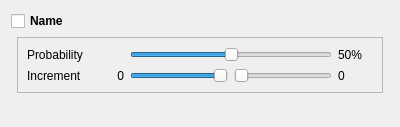
<?xml version="1.0" encoding="UTF-8"?>
<!--
Copyright 2011, 2012 Aurelien Da Campo, Cyprien Huissoud

This file is part of Genecraft-Project.

Genecraft-Project is free software: you can redistribute it and/or modify
it under the terms of the GNU General Public License as published by
the Free Software Foundation, either version 3 of the License, or
(at your option) any later version.

Genecraft-Project is distributed in the hope that it will be useful,
but WITHOUT ANY WARRANTY; without even the implied warranty of
MERCHANTABILITY or FITNESS FOR A PARTICULAR PURPOSE.  See the
GNU General Public License for more details.

You should have received a copy of the GNU General Public License
along with Genecraft-Project.  If not, see <http://www.gnu.org/licenses/>.
-->
<ui version="4.0">
 <class>IntegerMutationController</class>
 <widget class="QWidget" name="IntegerMutationController">
  <property name="geometry">
   <rect>
    <x>0</x>
    <y>0</y>
    <width>400</width>
    <height>127</height>
   </rect>
  </property>
  <property name="windowTitle">
   <string>Form</string>
  </property>
  <property name="whatsThis">
   <string>&lt;!DOCTYPE HTML PUBLIC &quot;-//W3C//DTD HTML 4.0//EN&quot; &quot;http://www.w3.org/TR/REC-html40/strict.dtd&quot;&gt;
&lt;html&gt;&lt;head&gt;&lt;meta name=&quot;qrichtext&quot; content=&quot;1&quot; /&gt;&lt;style type=&quot;text/css&quot;&gt;
p, li { white-space: pre-wrap; }
&lt;/style&gt;&lt;/head&gt;&lt;body style=&quot; font-family:'MS Shell Dlg 2'; font-size:8.25pt; font-weight:400; font-style:normal;&quot;&gt;
&lt;p style=&quot; margin-top:0px; margin-bottom:0px; margin-left:0px; margin-right:0px; -qt-block-indent:0; text-indent:0px;&quot;&gt;&lt;span style=&quot; font-size:12pt; font-weight:600; color:#000000;&quot;&gt;Increment Mutation&lt;/span&gt;&lt;/p&gt;
&lt;p style=&quot;-qt-paragraph-type:empty; margin-top:0px; margin-bottom:0px; margin-left:0px; margin-right:0px; -qt-block-indent:0; text-indent:0px; font-size:12pt; font-weight:600;&quot;&gt;&lt;/p&gt;
&lt;p style=&quot; margin-top:0px; margin-bottom:0px; margin-left:0px; margin-right:0px; -qt-block-indent:0; text-indent:0px;&quot;&gt;&lt;span style=&quot; font-size:8pt; font-weight:600;&quot;&gt;Probability&lt;/span&gt;&lt;/p&gt;
&lt;p style=&quot;-qt-paragraph-type:empty; margin-top:0px; margin-bottom:0px; margin-left:0px; margin-right:0px; -qt-block-indent:0; text-indent:0px; font-size:8pt;&quot;&gt;&lt;/p&gt;
&lt;p style=&quot; margin-top:0px; margin-bottom:0px; margin-left:0px; margin-right:0px; -qt-block-indent:0; text-indent:0px;&quot;&gt;&lt;span style=&quot; font-size:8pt;&quot;&gt;Probability of mutation occurrence.&lt;/span&gt;&lt;/p&gt;
&lt;p style=&quot;-qt-paragraph-type:empty; margin-top:0px; margin-bottom:0px; margin-left:0px; margin-right:0px; -qt-block-indent:0; text-indent:0px; font-size:8pt;&quot;&gt;&lt;/p&gt;
&lt;p style=&quot; margin-top:0px; margin-bottom:0px; margin-left:0px; margin-right:0px; -qt-block-indent:0; text-indent:0px;&quot;&gt;&lt;span style=&quot; font-size:8pt; font-weight:600;&quot;&gt;Increment&lt;/span&gt;&lt;/p&gt;
&lt;p style=&quot;-qt-paragraph-type:empty; margin-top:0px; margin-bottom:0px; margin-left:0px; margin-right:0px; -qt-block-indent:0; text-indent:0px; font-size:8pt;&quot;&gt;&lt;/p&gt;
&lt;p style=&quot; margin-top:0px; margin-bottom:0px; margin-left:0px; margin-right:0px; -qt-block-indent:0; text-indent:0px;&quot;&gt;&lt;span style=&quot; font-size:8pt;&quot;&gt;The new value is calculated like this :&lt;/span&gt;&lt;/p&gt;
&lt;p style=&quot;-qt-paragraph-type:empty; margin-top:0px; margin-bottom:0px; margin-left:0px; margin-right:0px; -qt-block-indent:0; text-indent:0px; font-size:8pt;&quot;&gt;&lt;/p&gt;
&lt;p style=&quot; margin-top:0px; margin-bottom:0px; margin-left:0px; margin-right:0px; -qt-block-indent:0; text-indent:0px;&quot;&gt;&lt;span style=&quot; font-size:8pt; font-style:italic; color:#000000;&quot;&gt;newValue&lt;/span&gt;&lt;span style=&quot; font-size:8pt; font-style:italic; color:#c0c0c0;&quot;&gt; &lt;/span&gt;&lt;span style=&quot; font-size:8pt; font-style:italic; color:#000000;&quot;&gt;= oldValue&lt;/span&gt;&lt;span style=&quot; font-size:8pt; font-style:italic; color:#c0c0c0;&quot;&gt; &lt;/span&gt;&lt;span style=&quot; font-size:8pt; font-style:italic; color:#000000;&quot;&gt;+&lt;/span&gt;&lt;span style=&quot; font-size:8pt; font-style:italic; color:#c0c0c0;&quot;&gt; &lt;/span&gt;&lt;span style=&quot; font-size:8pt; font-style:italic;&quot;&gt;random&lt;/span&gt;&lt;span style=&quot; font-size:8pt; font-style:italic; color:#000000;&quot;&gt;(&lt;/span&gt;&lt;span style=&quot; font-size:8pt; font-style:italic; color:#800000;&quot;&gt;minIncr&lt;/span&gt;&lt;span style=&quot; font-size:8pt; font-style:italic; color:#000000;&quot;&gt;,&lt;/span&gt;&lt;span style=&quot; font-size:8pt; font-style:italic; color:#c0c0c0;&quot;&gt; &lt;/span&gt;&lt;span style=&quot; font-size:8pt; font-style:italic; color:#800000;&quot;&gt;maxIncr)&lt;/span&gt;&lt;/p&gt;&lt;/body&gt;&lt;/html&gt;</string>
  </property>
  <layout class="QGridLayout" name="gridLayout">
   <item row="0" column="0" colspan="3">
    <widget class="QCheckBox" name="cbName">
     <property name="font">
      <font>
       <weight>75</weight>
       <bold>true</bold>
      </font>
     </property>
     <property name="text">
      <string>Name</string>
     </property>
    </widget>
   </item>
   <item row="2" column="1">
    <widget class="QFrame" name="fForm">
     <property name="frameShape">
      <enum>QFrame::StyledPanel</enum>
     </property>
     <property name="frameShadow">
      <enum>QFrame::Raised</enum>
     </property>
     <layout class="QGridLayout" name="gridLayout_2">
      <item row="1" column="0">
       <widget class="QLabel" name="label_12">
        <property name="text">
         <string>Increment</string>
        </property>
       </widget>
      </item>
      <item row="0" column="0">
       <widget class="QLabel" name="label">
        <property name="text">
         <string>Probability</string>
        </property>
       </widget>
      </item>
      <item row="1" column="2">
       <widget class="QSlider" name="sMinIncr">
        <property name="minimum">
         <number>-100</number>
        </property>
        <property name="maximum">
         <number>0</number>
        </property>
        <property name="orientation">
         <enum>Qt::Horizontal</enum>
        </property>
       </widget>
      </item>
      <item row="0" column="2" colspan="2">
       <widget class="QSlider" name="sProbability">
        <property name="maximum">
         <number>1000</number>
        </property>
        <property name="value">
         <number>500</number>
        </property>
        <property name="sliderPosition">
         <number>500</number>
        </property>
        <property name="orientation">
         <enum>Qt::Horizontal</enum>
        </property>
       </widget>
      </item>
      <item row="1" column="4">
       <widget class="QLabel" name="lMaxIncr">
        <property name="minimumSize">
         <size>
          <width>35</width>
          <height>0</height>
         </size>
        </property>
        <property name="text">
         <string>0</string>
        </property>
       </widget>
      </item>
      <item row="1" column="3">
       <widget class="QSlider" name="sMaxIncr">
        <property name="minimum">
         <number>0</number>
        </property>
        <property name="maximum">
         <number>100</number>
        </property>
        <property name="orientation">
         <enum>Qt::Horizontal</enum>
        </property>
       </widget>
      </item>
      <item row="1" column="1">
       <widget class="QLabel" name="lMinIncr">
        <property name="minimumSize">
         <size>
          <width>35</width>
          <height>0</height>
         </size>
        </property>
        <property name="text">
         <string>0</string>
        </property>
        <property name="alignment">
         <set>Qt::AlignRight|Qt::AlignTrailing|Qt::AlignVCenter</set>
        </property>
       </widget>
      </item>
      <item row="0" column="4">
       <widget class="QLabel" name="lProbabilty">
        <property name="minimumSize">
         <size>
          <width>35</width>
          <height>0</height>
         </size>
        </property>
        <property name="text">
         <string>50%</string>
        </property>
       </widget>
      </item>
     </layout>
     <zorder>label_12</zorder>
     <zorder>label</zorder>
     <zorder>sMinIncr</zorder>
     <zorder>sProbability</zorder>
     <zorder>lMaxIncr</zorder>
     <zorder>sMaxIncr</zorder>
     <zorder>lMinIncr</zorder>
     <zorder>lProbabilty</zorder>
    </widget>
   </item>
   <item row="3" column="1">
    <spacer name="verticalSpacer_3">
     <property name="orientation">
      <enum>Qt::Vertical</enum>
     </property>
     <property name="sizeHint" stdset="0">
      <size>
       <width>50</width>
       <height>23</height>
      </size>
     </property>
    </spacer>
   </item>
  </layout>
 </widget>
 <resources/>
 <connections/>
</ui>
